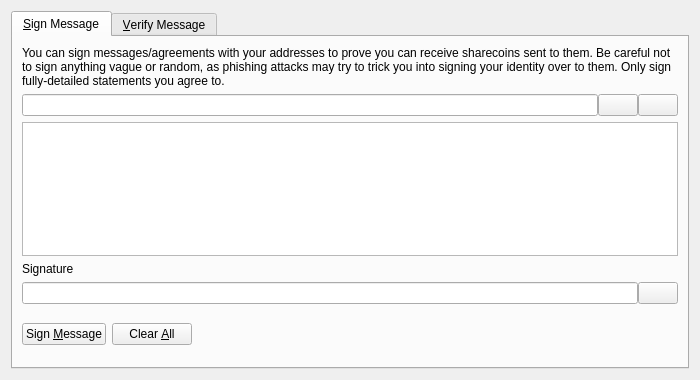
<?xml version="1.0" encoding="UTF-8"?>
<ui version="4.0">
 <class>SignVerifyMessageDialog</class>
 <widget class="QDialog" name="SignVerifyMessageDialog">
  <property name="geometry">
   <rect>
    <x>0</x>
    <y>0</y>
    <width>700</width>
    <height>380</height>
   </rect>
  </property>
  <property name="windowTitle">
   <string>Signatures - Sign / Verify a Message</string>
  </property>
  <property name="modal">
   <bool>true</bool>
  </property>
  <layout class="QVBoxLayout" name="verticalLayout">
   <item>
    <widget class="QTabWidget" name="tabWidget">
     <property name="currentIndex">
      <number>0</number>
     </property>
     <widget class="QWidget" name="tabSignMessage">
      <attribute name="title">
       <string>&amp;Sign Message</string>
      </attribute>
      <layout class="QVBoxLayout" name="verticalLayout_SM">
       <item>
        <widget class="QLabel" name="infoLabel_SM">
         <property name="text">
          <string>You can sign messages/agreements with your addresses to prove you can receive sharecoins sent to them. Be careful not to sign anything vague or random, as phishing attacks may try to trick you into signing your identity over to them. Only sign fully-detailed statements you agree to.</string>
         </property>
         <property name="textFormat">
          <enum>Qt::PlainText</enum>
         </property>
         <property name="wordWrap">
          <bool>true</bool>
         </property>
        </widget>
       </item>
       <item>
        <layout class="QHBoxLayout" name="horizontalLayout_1_SM">
         <property name="spacing">
          <number>0</number>
         </property>
         <item>
          <widget class="QValidatedLineEdit" name="addressIn_SM">
           <property name="toolTip">
            <string>The Sharecoin address to sign the message with</string>
           </property>
          </widget>
         </item>
         <item>
          <widget class="QPushButton" name="addressBookButton_SM">
           <property name="toolTip">
            <string>Choose previously used address</string>
           </property>
           <property name="text">
            <string/>
           </property>
           <property name="icon">
            <iconset resource="../bitcoin.qrc">
             <normaloff>:/icons/address-book</normaloff>:/icons/address-book</iconset>
           </property>
           <property name="shortcut">
            <string>Alt+A</string>
           </property>
           <property name="autoDefault">
            <bool>false</bool>
           </property>
          </widget>
         </item>
         <item>
          <widget class="QPushButton" name="pasteButton_SM">
           <property name="toolTip">
            <string>Paste address from clipboard</string>
           </property>
           <property name="text">
            <string/>
           </property>
           <property name="icon">
            <iconset resource="../bitcoin.qrc">
             <normaloff>:/icons/editpaste</normaloff>:/icons/editpaste</iconset>
           </property>
           <property name="shortcut">
            <string>Alt+P</string>
           </property>
           <property name="autoDefault">
            <bool>false</bool>
           </property>
          </widget>
         </item>
        </layout>
       </item>
       <item>
        <widget class="QPlainTextEdit" name="messageIn_SM">
         <property name="toolTip">
          <string>Enter the message you want to sign here</string>
         </property>
        </widget>
       </item>
       <item>
        <widget class="QLabel" name="signatureLabel_SM">
         <property name="text">
          <string>Signature</string>
         </property>
         <property name="textFormat">
          <enum>Qt::PlainText</enum>
         </property>
        </widget>
       </item>
       <item>
        <layout class="QHBoxLayout" name="horizontalLayout_2_SM">
         <property name="spacing">
          <number>0</number>
         </property>
         <item>
          <widget class="QLineEdit" name="signatureOut_SM">
           <property name="font">
            <font>
             <italic>true</italic>
            </font>
           </property>
           <property name="readOnly">
            <bool>true</bool>
           </property>
          </widget>
         </item>
         <item>
          <widget class="QPushButton" name="copySignatureButton_SM">
           <property name="toolTip">
            <string>Copy the current signature to the system clipboard</string>
           </property>
           <property name="text">
            <string/>
           </property>
           <property name="icon">
            <iconset resource="../bitcoin.qrc">
             <normaloff>:/icons/editcopy</normaloff>:/icons/editcopy</iconset>
           </property>
           <property name="autoDefault">
            <bool>false</bool>
           </property>
          </widget>
         </item>
        </layout>
       </item>
       <item>
        <layout class="QHBoxLayout" name="horizontalLayout_3_SM">
         <item>
          <widget class="QPushButton" name="signMessageButton_SM">
           <property name="toolTip">
            <string>Sign the message to prove you own this Sharecoin address</string>
           </property>
           <property name="text">
            <string>Sign &amp;Message</string>
           </property>
           <property name="icon">
            <iconset resource="../bitcoin.qrc">
             <normaloff>:/icons/edit</normaloff>:/icons/edit</iconset>
           </property>
           <property name="autoDefault">
            <bool>false</bool>
           </property>
          </widget>
         </item>
         <item>
          <widget class="QPushButton" name="clearButton_SM">
           <property name="toolTip">
            <string>Reset all sign message fields</string>
           </property>
           <property name="text">
            <string>Clear &amp;All</string>
           </property>
           <property name="icon">
            <iconset resource="../bitcoin.qrc">
             <normaloff>:/icons/remove</normaloff>:/icons/remove</iconset>
           </property>
           <property name="autoDefault">
            <bool>false</bool>
           </property>
          </widget>
         </item>
         <item>
          <spacer name="horizontalSpacer_1_SM">
           <property name="orientation">
            <enum>Qt::Horizontal</enum>
           </property>
           <property name="sizeHint" stdset="0">
            <size>
             <width>40</width>
             <height>48</height>
            </size>
           </property>
          </spacer>
         </item>
         <item>
          <widget class="QLabel" name="statusLabel_SM">
           <property name="font">
            <font>
             <weight>75</weight>
             <bold>true</bold>
            </font>
           </property>
           <property name="text">
            <string/>
           </property>
           <property name="wordWrap">
            <bool>true</bool>
           </property>
          </widget>
         </item>
         <item>
          <spacer name="horizontalSpacer_2_SM">
           <property name="orientation">
            <enum>Qt::Horizontal</enum>
           </property>
           <property name="sizeHint" stdset="0">
            <size>
             <width>40</width>
             <height>48</height>
            </size>
           </property>
          </spacer>
         </item>
        </layout>
       </item>
      </layout>
     </widget>
     <widget class="QWidget" name="tabVerifyMessage">
      <attribute name="title">
       <string>&amp;Verify Message</string>
      </attribute>
      <layout class="QVBoxLayout" name="verticalLayout_VM">
       <item>
        <widget class="QLabel" name="infoLabel_VM">
         <property name="text">
          <string>Enter the receiver's address, message (ensure you copy line breaks, spaces, tabs, etc. exactly) and signature below to verify the message. Be careful not to read more into the signature than what is in the signed message itself, to avoid being tricked by a man-in-the-middle attack. Note that this only proves the signing party receives with the address, it cannot prove sendership of any transaction!</string>
         </property>
         <property name="textFormat">
          <enum>Qt::PlainText</enum>
         </property>
         <property name="alignment">
          <set>Qt::AlignLeading|Qt::AlignLeft|Qt::AlignTop</set>
         </property>
         <property name="wordWrap">
          <bool>true</bool>
         </property>
        </widget>
       </item>
       <item>
        <layout class="QHBoxLayout" name="horizontalLayout_1_VM">
         <property name="spacing">
          <number>0</number>
         </property>
         <item>
          <widget class="QValidatedLineEdit" name="addressIn_VM">
           <property name="toolTip">
            <string>The Sharecoin address the message was signed with</string>
           </property>
          </widget>
         </item>
         <item>
          <widget class="QPushButton" name="addressBookButton_VM">
           <property name="toolTip">
            <string>Choose previously used address</string>
           </property>
           <property name="text">
            <string/>
           </property>
           <property name="icon">
            <iconset resource="../bitcoin.qrc">
             <normaloff>:/icons/address-book</normaloff>:/icons/address-book</iconset>
           </property>
           <property name="shortcut">
            <string>Alt+A</string>
           </property>
           <property name="autoDefault">
            <bool>false</bool>
           </property>
          </widget>
         </item>
        </layout>
       </item>
       <item>
        <widget class="QPlainTextEdit" name="messageIn_VM"/>
       </item>
       <item>
        <widget class="QValidatedLineEdit" name="signatureIn_VM"/>
       </item>
       <item>
        <layout class="QHBoxLayout" name="horizontalLayout_2_VM">
         <item>
          <widget class="QPushButton" name="verifyMessageButton_VM">
           <property name="toolTip">
            <string>Verify the message to ensure it was signed with the specified Sharecoin address</string>
           </property>
           <property name="text">
            <string>Verify &amp;Message</string>
           </property>
           <property name="icon">
            <iconset resource="../bitcoin.qrc">
             <normaloff>:/icons/transaction_0</normaloff>:/icons/transaction_0</iconset>
           </property>
           <property name="autoDefault">
            <bool>false</bool>
           </property>
          </widget>
         </item>
         <item>
          <widget class="QPushButton" name="clearButton_VM">
           <property name="toolTip">
            <string>Reset all verify message fields</string>
           </property>
           <property name="text">
            <string>Clear &amp;All</string>
           </property>
           <property name="icon">
            <iconset resource="../bitcoin.qrc">
             <normaloff>:/icons/remove</normaloff>:/icons/remove</iconset>
           </property>
           <property name="autoDefault">
            <bool>false</bool>
           </property>
          </widget>
         </item>
         <item>
          <spacer name="horizontalSpacer_1_VM">
           <property name="orientation">
            <enum>Qt::Horizontal</enum>
           </property>
           <property name="sizeHint" stdset="0">
            <size>
             <width>40</width>
             <height>48</height>
            </size>
           </property>
          </spacer>
         </item>
         <item>
          <widget class="QLabel" name="statusLabel_VM">
           <property name="font">
            <font>
             <weight>75</weight>
             <bold>true</bold>
            </font>
           </property>
           <property name="text">
            <string/>
           </property>
           <property name="wordWrap">
            <bool>true</bool>
           </property>
          </widget>
         </item>
         <item>
          <spacer name="horizontalSpacer_2_VM">
           <property name="orientation">
            <enum>Qt::Horizontal</enum>
           </property>
           <property name="sizeHint" stdset="0">
            <size>
             <width>40</width>
             <height>48</height>
            </size>
           </property>
          </spacer>
         </item>
        </layout>
       </item>
      </layout>
     </widget>
    </widget>
   </item>
  </layout>
 </widget>
 <customwidgets>
  <customwidget>
   <class>QValidatedLineEdit</class>
   <extends>QLineEdit</extends>
   <header>qvalidatedlineedit.h</header>
  </customwidget>
 </customwidgets>
 <resources>
  <include location="../bitcoin.qrc"/>
 </resources>
 <connections/>
</ui>
